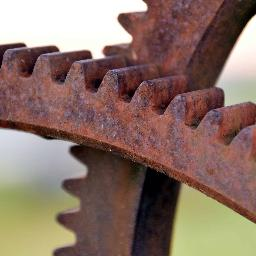
#> input picture resize_data/CORROSION/000016.jpg, 256 x 256 px, found by its file name; its folder holds only this picture in this run; the run also reads 1 picture not shown here
$ jupyter execute --allow-errors glcm_feature_extraction.ipynb   (older library calls are emulated)
#> lines starting #> are read from the running program, lines starting #| are printed output that depends on the picture
# Preprocessing, Feature Extraction and Modelling

[cell 1]
import os
import numpy as np
import pandas as pd
import seaborn as sns
import matplotlib.pyplot as plt
from skimage.feature import graycomatrix, graycoprops
from skimage import io, color, img_as_ubyte
from sklearn.model_selection import train_test_split
from sklearn.neural_network import MLPClassifier
from sklearn.preprocessing import LabelEncoder, StandardScaler
from sklearn.metrics import accuracy_score, classification_report
from sklearn.decomposition import PCA

[cell 2]
import os
from PIL import Image, ImageOps

root_dir = './data'

# Define the target size
target_size = (256, 256)

# Output directory for resized images
output_dir = './resize_data'

# Function to resize and add padding to an image
def resize_and_add_padding(image_path, output_path):
#> called with image_path = './data/CORROSION/000016.jpg', output_path = './resize_data/CORROSION/000016.jpg'
    image = Image.open(image_path)
#> image is the input picture: PIL image 256x256 RGB; mean R, G, B 137.6, 113.1, 102.5
    image = ImageOps.fit(image, target_size, method=0, bleed=0.0, centering=(0.5, 0.5))
    image.save(output_path)

# Create the output directory if it doesn't exist
os.makedirs(output_dir, exist_ok=True)

# Iterate through the "CORROSION" and "NOCORROSION" folders
for class_folder in ['CORROSION', 'NOCORROSION']:
    class_dir = os.path.join(root_dir, class_folder)

    # Create a subdirectory in the output directory for each class
    class_output_dir = os.path.join(output_dir, class_folder)
    os.makedirs(class_output_dir, exist_ok=True)

    # Iterate through the images in the class folder
    for filename in os.listdir(class_dir):
        if filename.endswith('.jpg'):  # Adjust the file extension as needed
            input_image_path = os.path.join(class_dir, filename)
            output_image_path = os.path.join(class_output_dir, filename)
            resize_and_add_padding(input_image_path, output_image_path)
            print(f"Resized: {input_image_path} -> {output_image_path}")

## Feature Extraction

### Gray Level Co-Occurance Matrix

[cell 3]
def compute_glcm_features(image_path):
#> called with image_path = 'resize_data/CORROSION/000016.jpg'
    img = io.imread(image_path)
    gray = color.rgb2gray(img)
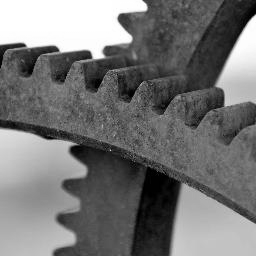
#> gray: shape (256, 256) float64; min 0, max 1, mean 0.461
    image = img_as_ubyte(gray)
#> image: shape (256, 256)

    bins = np.array([0, 16, 32, 48, 64, 80, 96, 112, 128, 144, 160, 176, 192, 208, 224, 240, 255])  # 16-bit
    inds = np.digitize(image, bins)

    max_value = inds.max() + 1
#> max_value = 18
    matrix_cooccurrence = graycomatrix(inds, [1], [0, np.pi/4, np.pi/2, 3*np.pi/4], levels=max_value, normed=False, symmetric=False)

    contrast = graycoprops(matrix_cooccurrence, 'contrast')
#> contrast = [[0.607, 1.06, 0.72, 0.972]]
    dissimilarity = graycoprops(matrix_cooccurrence, 'dissimilarity')
#> dissimilarity = [[0.365, 0.5, 0.385, 0.483]]
    homogeneity = graycoprops(matrix_cooccurrence, 'homogeneity')
#> homogeneity = [[0.839, 0.795, 0.836, 0.799]]
    energy = graycoprops(matrix_cooccurrence, 'energy')
#> energy = [[0.208, 0.194, 0.208, 0.194]]
    correlation = graycoprops(matrix_cooccurrence, 'correlation')
#> correlation = [[0.984, 0.972, 0.981, 0.974]]
    asm = graycoprops(matrix_cooccurrence, 'ASM')
#> asm = [[0.0432, 0.0375, 0.0431, 0.0378]]

    return {
        "Contrast": contrast,
        "Dissimilarity": dissimilarity,
        "Homogeneity": homogeneity,
        "Energy": energy,
        "Correlation": correlation,
        "ASM": asm
    }

[cell 4]
corrosion_dir = "resize_data/CORROSION"
nocorrosion_dir = "resize_data/NOCORROSION"

# Function to compute GLCM features for a directory of images
def compute_glcm_features_for_directory(directory, label):
    features_list = []
    for filename in os.listdir(directory):
        if filename.endswith(".jpg"):
            image_path = os.path.join(directory, filename)
            features = compute_glcm_features(image_path)
#> features = 6 items
            features["Label"] = label  # Add the label
            features_list.append(features)
    return features_list

# Compute GLCM features for both classes
corrosion_features = compute_glcm_features_for_directory(corrosion_dir, "corrosion")
#> corrosion_features = 1 item
nocorrosion_features = compute_glcm_features_for_directory(nocorrosion_dir, "nocorrosion")
#> call 2 of compute_glcm_features, with image_path = 'resize_data/NOCORROSION/05b801c3ce.jpg'
#> in compute_glcm_features (call 2), `gray = color.rgb2gray(img)`:
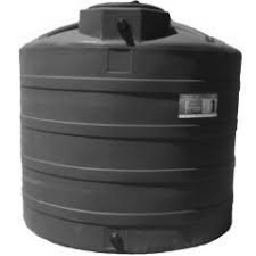
#> gray: shape (256, 256) float64; min 0, max 1, mean 0.457
#> in compute_glcm_features (call 2), `inds = np.digitize(image, bins)`:
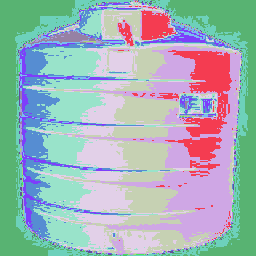
#> inds: shape (256, 256) int64; 17 distinct labels, from 1 to 17; one colour per label, 0 black
#> in compute_glcm_features (call 2), `contrast = graycoprops(matrix_cooccurrence, 'contrast')`: contrast = [[0.524, 1.16, 0.72, 1.14]]
#> in compute_glcm_features (call 2), `dissimilarity = graycoprops(matrix_cooccurrence, 'dissimilarity')`: dissimilarity = [[0.183, 0.383, 0.298, 0.391]]
#> in compute_glcm_features (call 2), `homogeneity = graycoprops(matrix_cooccurrence, 'homogeneity')`: homogeneity = [[0.93, 0.858, 0.881, 0.854]]
#> in compute_glcm_features (call 2), `energy = graycoprops(matrix_cooccurrence, 'energy')`: energy = [[0.321, 0.29, 0.299, 0.288]]
#> in compute_glcm_features (call 2), `correlation = graycoprops(matrix_cooccurrence, 'correlation')`: correlation = [[0.991, 0.98, 0.988, 0.981]]
#> in compute_glcm_features (call 2), `asm = graycoprops(matrix_cooccurrence, 'ASM')`: asm = [[0.103, 0.084, 0.0895, 0.0831]]
#> nocorrosion_features = 1 item

# Combine features for both classes
all_features = corrosion_features + nocorrosion_features
#> all_features = 2 items

# Save as csv file
feature_df = pd.DataFrame(all_features)
#> feature_df = table of 2 rows and 7 columns
#> (the rest of this cell did not finish here and is left out)
